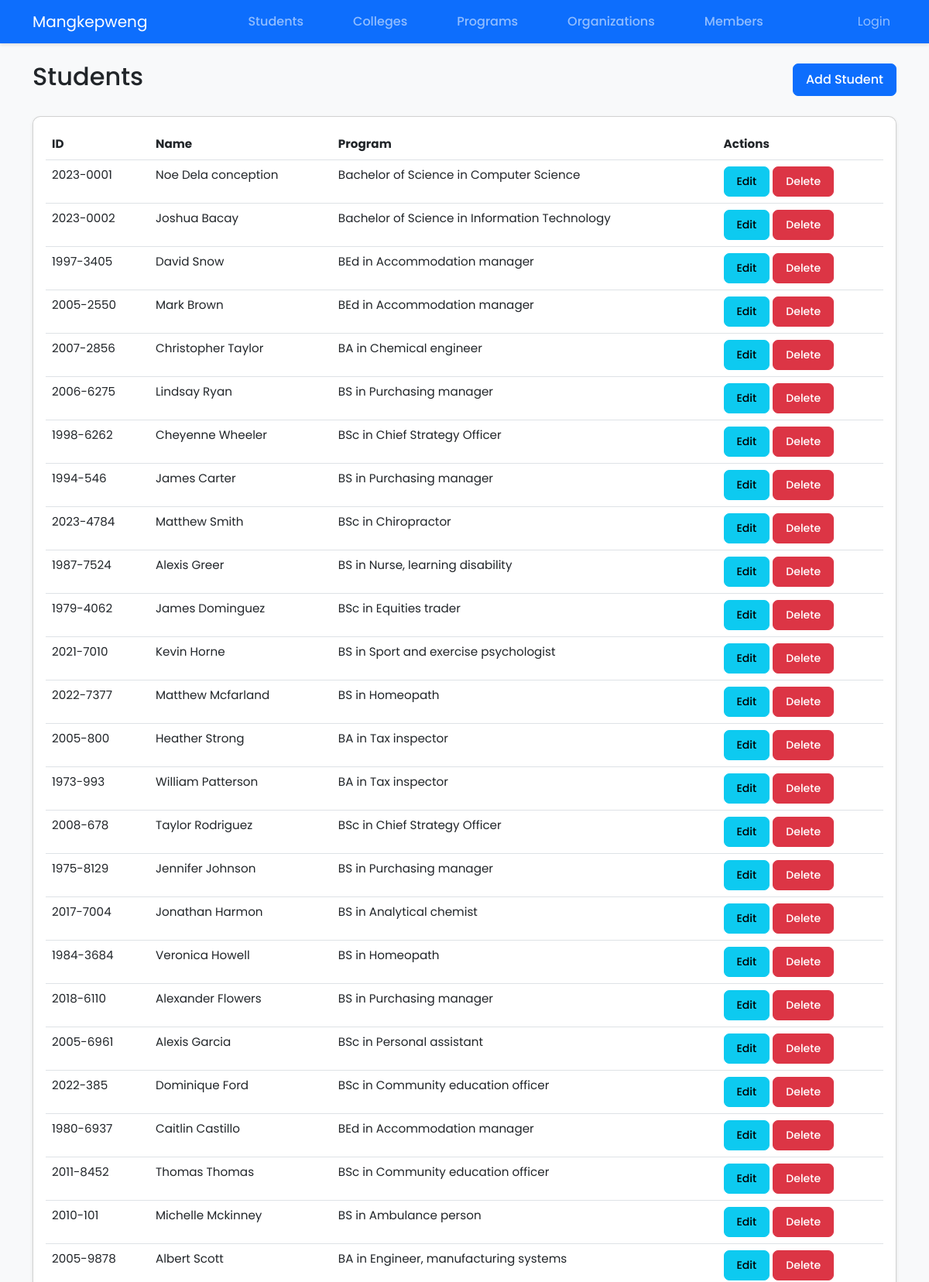
The page /students/ (upper part) on the database its author committed.
### core/models.py (models this page shows, shortened)
class Student(models.Model):
    first_name = models.CharField(max_length=50)
    last_name = models.CharField(max_length=50)
    student_id = models.CharField(max_length=20, unique=True)
    program = models.ForeignKey(Program, on_delete=models.CASCADE)

class Program(models.Model):
    name = models.CharField(max_length=100)
    code = models.CharField(max_length=10)
    description = models.TextField()
    college = models.ForeignKey(College, on_delete=models.CASCADE)
    def __str__(self):
        return self.name

### core/views.py (the view)
# urls.py: path('students/', views.StudentListView.as_view(), name='student_list'),
class StudentListView(ListView):
    model = Student
    template_name = 'core/student_list.html'
    context_object_name = 'students'

### templates/core/student_list.html (shortened to what this page needs)
{% extends 'base.html' %}
{% block content %}
<div class="d-flex justify-content-between align-items-center mb-4">
    <h2>Students</h2>
    <a href="{% url 'student_create' %}" class="btn btn-primary">Add Student</a>
</div>
<div class="card">
    <div class="card-body">
        <table class="table">
            <thead>
                <tr>
                    <th>ID</th>
                    <th>Name</th>
                    <th>Program</th>
                    <th>Actions</th>
                </tr>
            </thead>
            <tbody>
                {% for student in students %}
                <tr>
                    <td>{{ student.student_id }}</td>
                    <td>{{ student.first_name }} {{ student.last_name }}</td>
                    <td>{{ student.program }}</td>
                    <td>
                        <a href="#" class="btn btn-sm btn-info btn-action">Edit</a>
                        <a href="#" class="btn btn-sm btn-danger btn-action">Delete</a>
                    </td>
                </tr>
                {% endfor %}
            </tbody>
        </table>
    </div>
</div>
{% endblock %}

### static/css/style.css (style rules this page uses)
body { font-family: 'Poppins', sans-serif; background-color: #f8f9fa; }
.card { border-radius: 10px; box-shadow: 0 2px 4px rgba(0,0,0,0.1); }
table { font-size: 0.95rem; }
thead { background-color: #f8f9fa; }
.btn { font-weight: 500; padding: 0.5rem 1rem; border-radius: 7px; }

### rows shown on the page
Student: student_id "2023-0001", first_name "Noe", last_name "Dela conception", program "Bachelor of Science in Computer Science"
Student: student_id "2023-0002", first_name "Joshua", last_name "Bacay", program "Bachelor of Science in Information Technology"
Student: student_id "1997-3405", first_name "David", last_name "Snow", program "BEd in Accommodation manager"
Student: student_id "2005-2550", first_name "Mark", last_name "Brown", program "BEd in Accommodation manager"
Student: student_id "2007-2856", first_name "Christopher", last_name "Taylor", program "BA in Chemical engineer"
Student: student_id "2006-6275", first_name "Lindsay", last_name "Ryan", program "BS in Purchasing manager"
Student: student_id "1998-6262", first_name "Cheyenne", last_name "Wheeler", program "BSc in Chief Strategy Officer"
Student: student_id "1994-546", first_name "James", last_name "Carter", program "BS in Purchasing manager"
Student: student_id "2023-4784", first_name "Matthew", last_name "Smith", program "BSc in Chiropractor"
Student: student_id "1987-7524", first_name "Alexis", last_name "Greer", program "BS in Nurse, learning disability"
Student: student_id "1979-4062", first_name "James", last_name "Dominguez", program "BSc in Equities trader"
Student: student_id "2021-7010", first_name "Kevin", last_name "Horne", program "BS in Sport and exercise psychologist"
Student: student_id "2022-7377", first_name "Matthew", last_name "Mcfarland", program "BS in Homeopath"
Student: student_id "2005-800", first_name "Heather", last_name "Strong", program "BA in Tax inspector"
Student: student_id "1973-993", first_name "William", last_name "Patterson", program "BA in Tax inspector"
Student: student_id "2008-678", first_name "Taylor", last_name "Rodriguez", program "BSc in Chief Strategy Officer"
Student: student_id "1975-8129", first_name "Jennifer", last_name "Johnson", program "BS in Purchasing manager"
Student: student_id "2017-7004", first_name "Jonathan", last_name "Harmon", program "BS in Analytical chemist"
Student: student_id "1984-3684", first_name "Veronica", last_name "Howell", program "BS in Homeopath"
Student: student_id "2018-6110", first_name "Alexander", last_name "Flowers", program "BS in Purchasing manager"
Student: student_id "2005-6961", first_name "Alexis", last_name "Garcia", program "BSc in Personal assistant"
Student: student_id "2022-385", first_name "Dominique", last_name "Ford", program "BSc in Community education officer"
Student: student_id "1980-6937", first_name "Caitlin", last_name "Castillo", program "BEd in Accommodation manager"
Student: student_id "2011-8452", first_name "Thomas", last_name "Thomas", program "BSc in Community education officer"
Student: student_id "2010-101", first_name "Michelle", last_name "Mckinney", program "BS in Ambulance person"
Student: student_id "2005-9878", first_name "Albert", last_name "Scott", program "BA in Engineer, manufacturing systems"
